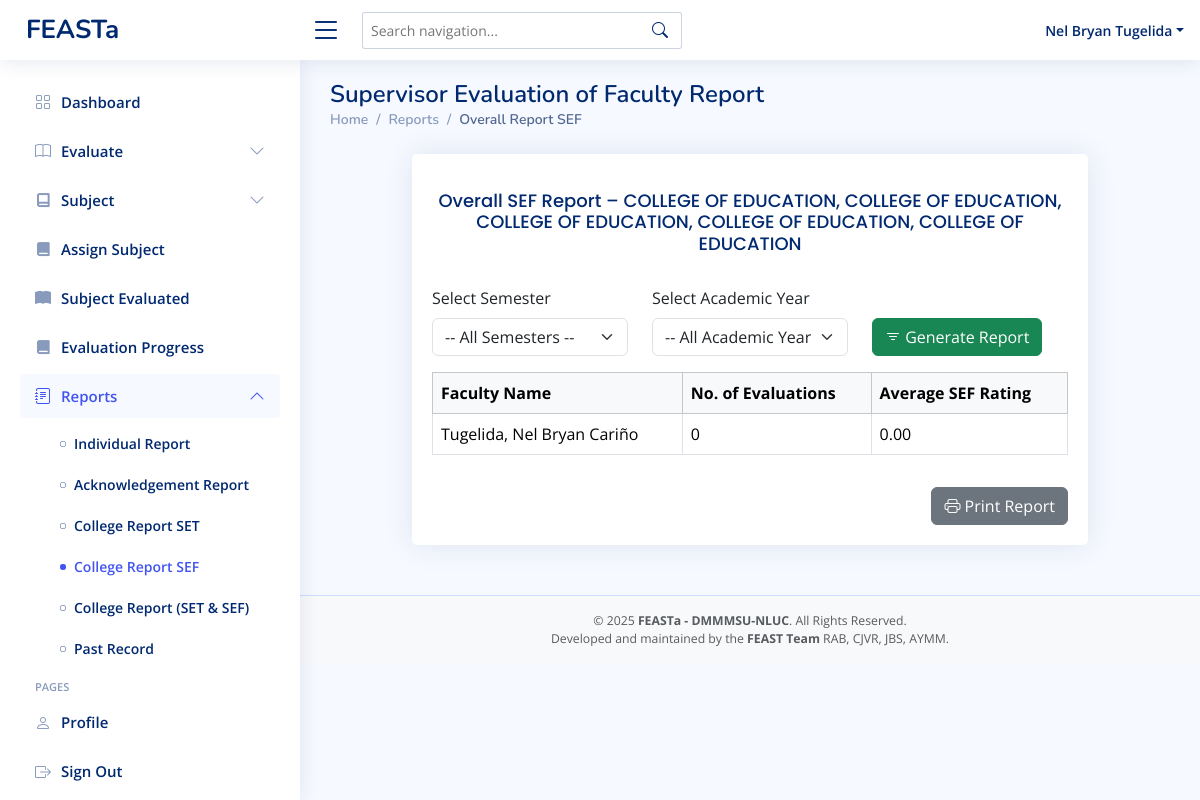
The page /admin-overallreport-sef.php (signed in) on the database its author committed.
### tables this page shows
CREATE TABLE `faculty` (
  `id` int(255) NOT NULL,
  `idnumber` varchar(255) NOT NULL,
  `first_name` varchar(50) NOT NULL,
  `mid_name` varchar(50) DEFAULT NULL,
  `last_name` varchar(50) NOT NULL,
  `password` varchar(255) DEFAULT NULL,
  `college` varchar(255) DEFAULT NULL,
  `program` varchar(255) DEFAULT NULL,
  `faculty_rank` varchar(50) DEFAULT NULL,
  `role` varchar(50) NOT NULL DEFAULT 'faculty',
  `status` varchar(11) NOT NULL DEFAULT 'active'
);

### admin-overallreport-sef.php (the view, shortened to what this page needs)
<?php
include 'conn/conn.php';
$admin_id = $_SESSION['idnumber'];
$stmt = $conn->prepare("SELECT college_name FROM admin_college WHERE admin_idnumber = ?");
$stmt->bind_param("s", $admin_id);
$stmt->execute();
$result = $stmt->get_result();
$college = [];
while ($row = $result->fetch_assoc()) {
  $college[] = $row['college_name'];
}
$admin_college_display = !empty($college) ? implode(', ', $college) : 'No college Assigned';
$semester_filter = isset($_GET['semester']) ? $_GET['semester'] : '';
$year_filter     = isset($_GET['academic_year']) ? $_GET['academic_year'] : '';
$faculties = [];
$admin_assignments = [];
$stmt_admin_dept = $conn->prepare("SELECT college_name, program_name FROM admin_college WHERE admin_idnumber = ?");
$stmt_admin_dept->bind_param("s", $admin_id);
$stmt_admin_dept->execute();
$result = $stmt_admin_dept->get_result();
while ($row = $result->fetch_assoc()) {
  $admin_assignments[] = $row;
}
if (!empty($admin_assignments)) {
  $faculty_query_parts = [];
  $params = [];
  $types = "";
  foreach ($admin_assignments as $assignment) {
    $faculty_query_parts[] = "(college = ? AND program = ?)";
    $params[] = $assignment['college_name'];
    $params[] = $assignment['program_name'];
    $types .= "ss";
  }
  $faculty_where_sql = implode(' OR ', $faculty_query_parts);
  $sql = "
        SELECT idnumber, last_name, first_name, mid_name
        FROM faculty
        WHERE ($faculty_where_sql)
        ORDER BY last_name ASC
    ";
  $query = $conn->prepare($sql);
  $query->bind_param($types, ...$params);
  $query->execute();
  $faculties = $query->get_result()->fetch_all(MYSQLI_ASSOC);
}
$rows = '';
foreach ($faculties as $fac) {
  $fid = $fac['idnumber'];
  $sql = "
    SELECT COUNT(*) AS evals, AVG(computed_rating) AS avg_rating
    FROM admin_evaluation
    WHERE evaluatee_id = ?
  ";
  $params = [$fid];
  $types = "s";
  $stmtEval = $conn->prepare($sql);
  $stmtEval->bind_param($types, ...$params);
  $stmtEval->execute();
  $r = $stmtEval->get_result()->fetch_assoc();
  $count = (int)$r['evals'];
  $avg = $count ? number_format((float)$r['avg_rating'], 2) : '0.00';
  $name = "{$fac['last_name']}, {$fac['first_name']} {$fac['mid_name']}";
  $rows .= "<tr>
              <td>{$name}</td>
              <td>{$count}</td>
              <td>{$avg}</td>
            </tr>";
}
?>
<!DOCTYPE html>
<html lang="en">
<head>
  <?php include 'head.php' ?>
</head>
<body>
  <?php include 'admin-header.php'; ?>
  <?php include 'admin-sidebar.php' ?>
  <main id="main" class="main">
    <div class="pagetitle">
      <h1>Supervisor Evaluation of Faculty Report</h1>
      <nav>
        <ol class="breadcrumb">
          <li class="breadcrumb-item"><a href="admin-dashboard.php">Home</a></li>
          <li class="breadcrumb-item">Reports</li>
          <li class="breadcrumb-item active">Overall Report SEF</li>
        </ol>
      </nav>
    </div>
    <section class="section dashboard">
      <div class="container mt-4">
        <div class="row justify-content-center">
          <div class="col-lg-10">
            <div class="card">
              <div class="card-body">
                <h4 class="card-title text-center my-3">
                  Overall SEF Report – <?= htmlspecialchars($admin_college_display) ?>
                </h4>
                <form method="GET" class="mb-3">
                  <div class="row align-items-end">
                    <div class="col-md-4">
                      <label for="semester" class="form-label">Select Semester</label>
                      <select name="semester" id="semester" class="form-select">
                        <option value="">-- All Semesters --</option>
                      </select>
                    </div>
                    <div class="col-md-4">
                      <label for="academic_year" class="form-label">Select Academic Year</label>
                      <select name="academic_year" id="academic_year" class="form-select">
                        <option value="">-- All Academic Years --</option>
                      </select>
                    </div>
                    <div class="col-md-auto">
                      <button type="submit" class="btn btn-success w-100">
                        <i class="bi bi-filter"></i> Generate Report
                      </button>
                    </div>
                  </div>
                </form>
                <div class="table-responsive">
                  <table class="table table-bordered table-hover">
                    <thead class="table-light">
                      <tr>
                        <th>Faculty Name</th>
                        <th>No. of Evaluations</th>
                        <th>Average SEF Rating</th>
                      </tr>
                    </thead>
                    <tbody>
                      <?= $rows ?>
                    </tbody>
                  </table>
                </div>
                <div class="text-end mt-3">
                  <a href="admin-overallreport-sef-print.php?semester=<?= urlencode($semester_filter) ?>&academic_year=<?= urlencode($year_filter) ?>"
                    class="btn btn-secondary" target="_blank">
                    <i class="bi bi-printer"></i> Print Report
                  </a>
                </div>
              </div>
            </div>
          </div>
        </div>
      </div>
    </section>
  </main>
  <?php include 'footer.php'; ?>
</body>
</html>

### assets/css/style.css (style rules this page uses)
:root { scroll-behavior: smooth; }
body { font-family: "Open Sans", sans-serif; background: #f6f9ff; color: #444444; }
a { color: #4154f1; text-decoration: none; }
h1, h2, h3, h4, h5, h6 { font-family: "Nunito", sans-serif; }
#main { margin-top: 60px; padding: 20px 30px; transition: all 0.3s; }
.pagetitle { margin-bottom: 10px; }
.pagetitle h1 { font-size: 24px; margin-bottom: 0; font-weight: 600; color: #012970; }
.card { margin-bottom: 30px; border: none; border-radius: 5px; box-shadow: 0px 0 30px rgba(1, 41, 112, 0.1); }
.card-title { padding: 20px 0 15px 0; font-size: 18px; font-weight: 500; color: #012970; font-family: "Poppins", sans-serif; }
.card-body { padding: 0 20px 20px 20px; }
.breadcrumb { font-size: 14px; font-family: "Nunito", sans-serif; color: #899bbd; font-weight: 600; }
.breadcrumb a { color: #899bbd; transition: 0.3s; }
.breadcrumb .breadcrumb-item::before { color: #899bbd; }
.breadcrumb .active { color: #51678f; font-weight: 600; }
@media (min-width: 1200px) { #main, #footer { margin-left: 300px; } }

### rows shown on the page
faculty: name "Tugelida, Nel Bryan Cariño", count "0", avg "0.00"

### other values the page prints
$_SESSION['first_name'] "Nel Bryan"
$_SESSION['last_name'] "Tugelida"
$admin_college_display "COLLEGE OF EDUCATION, COLLEGE OF EDUCATION, COLLEGE OF EDUCATION, COLLEGE OF EDUCATION, COLLEGE OF EDUCATION"
